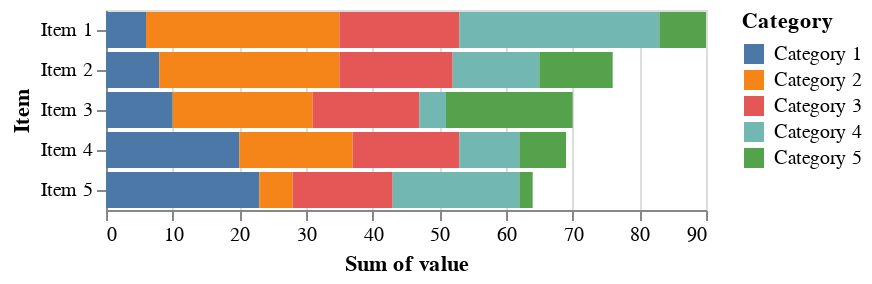

The cell this chart's notebook holds for it:
### Markdown cell above
### Comparing summed levels with Stacked bar

Stacked bars can help if part of the main story is the overall sums within Items

### Code cell
alt.Chart(df).mark_bar().encode(
    x = 'sum(value):Q',
    y = 'Item:O',
    color = 'Category:N'
)

### Figure 1 — Vega-Lite specification as saved in the notebook (floating-point values rounded to 4 significant figures)
{"config": {"view": {"continuousWidth": 300, "continuousHeight": 300}}, "data": {"name": "data-dcc63c1bd6179d79fcae39778c52b169"}, "mark": {"type": "bar"}, "encoding": {"color": {"field": "Category", "type": "nominal"}, "x": {"aggregate": "sum", "field": "value", "type": "quantitative"}, "y": {"field": "Item", "type": "ordinal"}}, "$schema": "https://vega.github.io/schema/vega-lite/v5.8.0.json", "datasets": {"data-dcc63c1bd6179d79fcae39778c52b169": [{"Item": "Item 1", "Category": "Category 1", "value": 6}, {"Item": "Item 2", "Category": "Category 1", "value": 8}, {"Item": "Item 3", "Category": "Category 1", "value": 10}, {"Item": "Item 4", "Category": "Category 1", "value": 20}, {"Item": "Item 5", "Category": "Category 1", "value": 23}, {"Item": "Item 1", "Category": "Category 2", "value": 29}, {"Item": "Item 2", "Category": "Category 2", "value": 27}, {"Item": "Item 3", "Category": "Category 2", "value": 21}, {"Item": "Item 4", "Category": "Category 2", "value": 17}, {"Item": "Item 5", "Category": "Category 2", "value": 5}, {"Item": "Item 1", "Category": "Category 3", "value": 18}, {"Item": "Item 2", "Category": "Category 3", "value": 17}, {"Item": "Item 3", "Category": "Category 3", "value": 16}, {"Item": "Item 4", "Category": "Category 3", "value": 16}, {"Item": "Item 5", "Category": "Category 3", "value": 15}, {"Item": "Item 1", "Category": "Category 4", "value": 30}, {"Item": "Item 2", "Category": "Category 4", "value": 13}, {"Item": "Item 3", "Category": "Category 4", "value": 4}, {"Item": "Item 4", "Category": "Category 4", "value": 9}, {"Item": "Item 5", "Category": "Category 4", "value": 19}, {"Item": "Item 1", "Category": "Category 5", "value": 7}, {"Item": "Item 2", "Category": "Category 5", "value": 11}, {"Item": "Item 3", "Category": "Category 5", "value": 19}, {"Item": "Item 4", "Category": "Category 5", "value": 7}, {"Item": "Item 5", "Category": "Category 5", "value": 2}]}}
